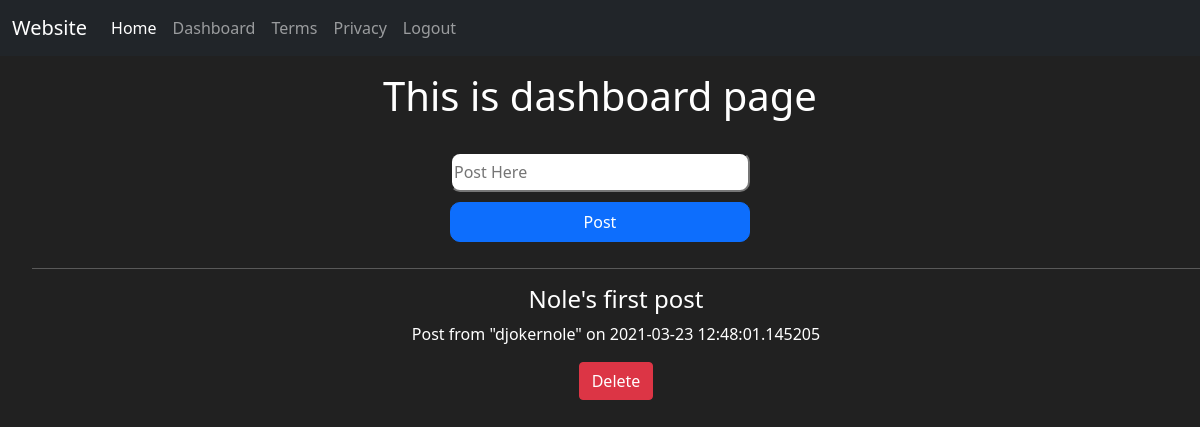
/dashboard (signed in), run on the app's committed database.
### tables this page shows
CREATE TABLE posts(
        post_id INTEGER PRIMARY KEY AUTOINCREMENT,
        user_id INTEGER,
        post TEXT,
        post_date datetime,
        FOREIGN KEY (user_id) REFERENCES users (pk)
        );

CREATE TABLE users(
        pk INTEGER PRIMARY KEY AUTOINCREMENT,
        username VARCHAR(16),
        email VARCHAR(32),
        password VARCHAR(32),
        age INTEGER,
        reg_date datetime);

### flask_app.py (the view)
@app.route('/dashboard', methods=['GET', 'POST'])
def dashboard():
    if request.method == "POST":
        user = session['username']
        post = request.form.get('post')
        if post:
            model.do_post(user, post)
        return redirect(url_for("dashboard"))
    else:
        if 'username' in session:
            user = session['username']
            table = model.get_dashboard(user)
            return render_template('dashboard.html', table=table)
        else:
            return redirect(url_for('login'))

### flask_app.py (called while the page is built)
@app.before_request
def before_request():
    g.username = None
    if 'username' in session:
        g.username = session['username']

### model.py (called while the page is built)
def get_dashboard(user):
    conn = sqlite3.connect('table.db', check_same_thread=False)
    cursor = conn.cursor()
    cursor.execute(f"""SELECT pk FROM users WHERE username="{user}";""")
    user_id = cursor.fetchone()[0]
    cursor.execute(f"""SELECT * FROM posts JOIN users ON user_id=pk WHERE user_id={user_id} ORDER BY reg_date DESC;""")
    user_posts = cursor.fetchall()
    conn.commit()
    cursor.close()
    conn.close()
    return user_posts

### templates/dashboard.html (shortened to what this page needs)
{% extends "structure.html" %}
{% block body %}
    <h1>This is dashboard page</h1>
    <br>
    <form action="/dashboard" method="post">
        <input type="text" name="post" placeholder="Post Here" class="post">
        <br>
        <button type="submit" class="but btn btn-primary">Post</button>
    </form>
        <ul>
        {% for t in table %}
        <hr>
            <form action="/delete" method="post">
                <h4>{{t[2]}}</h4>
                <p>Post from "{{t[5]}}" on {{t[3]}}</p>
                <button type="submit" class="btn btn-danger">Delete</button>
            </form>
        {% endfor %}
        </ul>
{% endblock %}

### static/css/structure.css (style rules this page uses)
body { background-color: #212121; color: white; text-align: center; }
.username, .email, .password, .age, .post { height: 40px; width: 300px; margin-bottom: 10px; border-radius: 10px; }
.but { height: 40px; width: 300px; margin-bottom: 10px; border-radius: 10px; }

### data on the page
posts: post "Nole's first post", username "djokernole", post_date "2021-03-23 12:48:01.145205"
